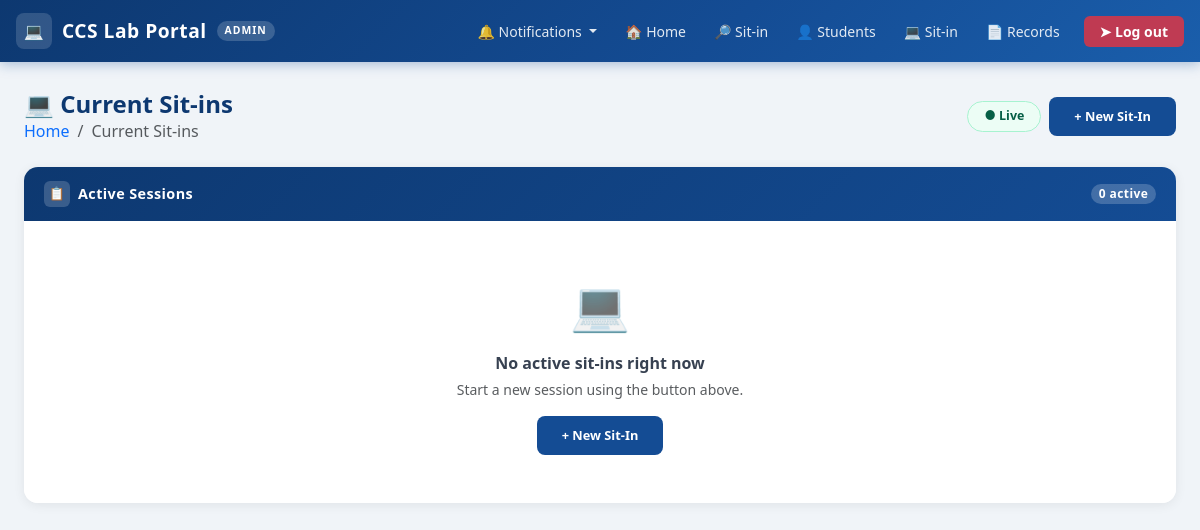
/admin/current_sitin (signed in), run on an earlier commit of the app's database.
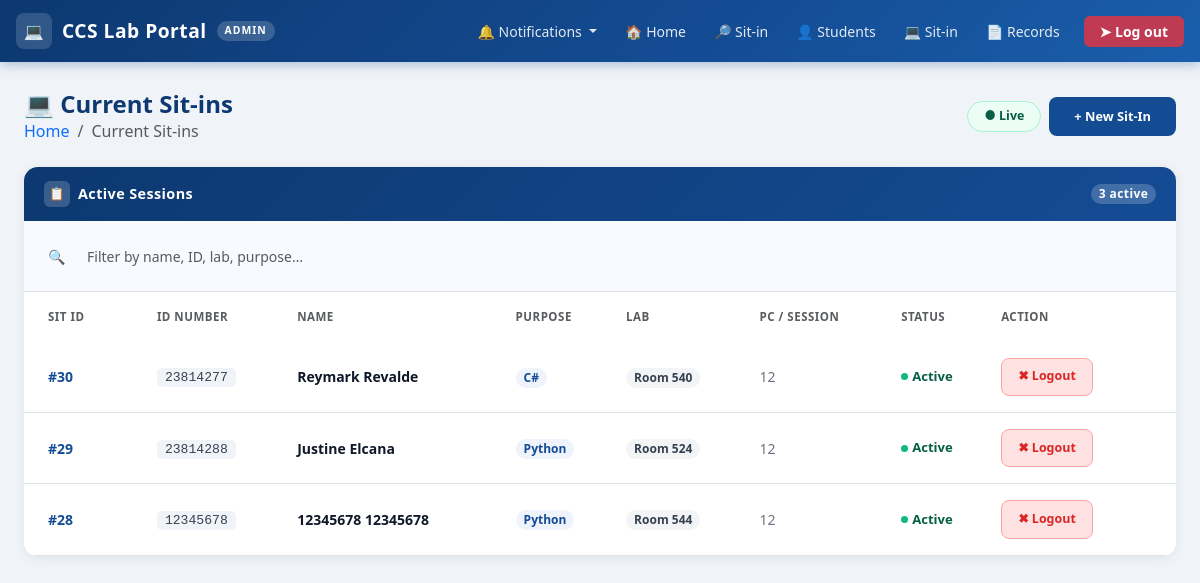
And on a later commit of the database.
### tables this page shows
CREATE TABLE sessions_history(
            session_id INTEGER PRIMARY KEY AUTOINCREMENT,
            student_id INTEGER NOT NULL,
            login_time TEXT,
            logout_time TEXT,
            session_date TEXT NOT NULL,
            purpose TEXT,
            pc_number TEXT,
            lab_room TEXT,       
            FOREIGN KEY(student_id) REFERENCES students(id)
        );

CREATE TABLE students(
            id INTEGER PRIMARY KEY AUTOINCREMENT,
            id_number TEXT UNIQUE NOT NULL,
            first_name TEXT NOT NULL CHECK(length(first_name) <= 30),
            middle_name TEXT CHECK(length(middle_name) <= 30),
            last_name TEXT NOT NULL CHECK(length(last_name) <= 30),
            course_level INTEGER NOT NULL CHECK(course_level BETWEEN 1 AND 4),
            course TEXT NOT NULL,
            password TEXT NOT NULL,
            email TEXT UNIQUE NOT NULL,
            address TEXT NOT NULL,
            sessions_remaining INTEGER NOT NULL DEFAULT 30 CHECK(sessions_remaining BETWEEN 0 AND 30),
            total_session_used INTEGER NOT NULL DEFAULT 0 CHECK(total_session_used >= 0),
            profile_photo TEXT DEFAULT NULL
            );

### app.py (the view)
@app.route("/admin/current_sitin")
def admin_current_sitin():
    if "user" not in session or session.get("role") != "admin":
        flash("Please log in first!", "warning")
        return redirect(url_for("login"))
    try:
        current = view_current_sitin()  # Fetch all active sit-ins
        return render_template(
            "admin/admin_current_sitin.html",
            current=current
        )
    except Exception as e:
        flash(f"Error fetching current sit-ins: {str(e)}", "danger")
        return render_template("admin/admin_current_sitin.html", current=[])

### database.py (called while the page is built)
def get_db():
    if "db" not in g:
        g.db = sqlite3.connect(
            DATABASE,
            detect_types=sqlite3.PARSE_DECLTYPES,
            timeout=30
        )
        g.db.row_factory = sqlite3.Row
        g.db.execute("PRAGMA journal_mode = WAL")
        g.db.execute("PRAGMA foreign_keys = ON")
    return g.db

### db_helper.py (called while the page is built)
def execute(query, params=(), fetchone=False, fetchall=False, commit=False):
    db = get_db()
    if fetchone and fetchall:
        raise ValueError("Cannot Use Fetchone and Fetchall at the same time!")
    cursor = db.execute(query,params)
    try:
        result = None
        if fetchone:
            row = cursor.fetchone()
            result = dict(row) if row else None
        elif fetchall:
            rows = cursor.fetchall()
            result = [dict(r) for r in rows]
        if commit:
            db.commit()
            return cursor.rowcount
        return result
    except Exception:
        db.rollback()
        raise
    finally:
        cursor.close()

### models/admin_models.py (called while the page is built)
def view_current_sitin():
    query = """
    SELECT
        sh.session_id AS sit_id,
        s.id_number,
        s.first_name || ' ' || s.last_name AS name,
        sh.purpose,
        sh.lab_room AS sit_lab,
        sh.pc_number AS session,
        CASE
            WHEN sh.logout_time IS NULL THEN 'Active'
            ELSE 'Ended'
        END AS status,
        sh.login_time
    FROM sessions_history sh
    JOIN students s ON sh.student_id = s.id
    WHERE sh.logout_time IS NULL
    ORDER BY sh.login_time DESC
    """
    sitins = execute(query, fetchall=True)
    return sitins

### templates/admin/admin_current_sitin.html (shortened to what this page needs)
{% extends "admin/admin_base.html" %}
{% block content %}
<div class="page-header d-flex align-items-center justify-content-between flex-wrap gap-2">
  <div>
    <h4>&#128187; Current Sit-ins</h4>
    <nav aria-label="breadcrumb">
      <ol class="breadcrumb mb-0">
        <li class="breadcrumb-item"><a href="/admin/dashboard" class="text-decoration-none">Home</a></li>
        <li class="breadcrumb-item active" aria-current="page">Current Sit-ins</li>
      </ol>
    </nav>
  </div>
  <div class="d-flex align-items-center gap-2">
    <span class="badge rounded-pill px-3 py-2"
          style="background:#ecfdf5; color:#065f46; font-size:0.78rem; font-weight:700; border:1px solid #a7f3d0;">
      &#9679; Live
    </span>
    <button class="btn btn-sm rounded-3 fw-semibold px-4"
            style="background:#144c94; color:#fff; font-size:0.8rem;"
            data-bs-toggle="modal" data-bs-target="#searchModal">
      &#43; New Sit-In
    </button>
  </div>
</div>
<div class="dash-card card">
  <div class="card-header-custom d-flex align-items-center justify-content-between">
    <div class="d-flex align-items-center gap-2">
      <div class="header-icon">&#128203;</div>
      Active Sessions
    </div>
    <span class="badge rounded-pill"
          style="background:rgba(255,255,255,0.2); font-size:0.75rem; font-weight:600;">
      {% if current %}{{ current|length }} active{% else %}0 active{% endif %}
    </span>
  </div>
  <div class="card-body p-0">
    {% if current %}
    <div class="px-4 py-3 border-bottom d-flex align-items-center gap-2" style="background:#f8faff;">
      <span style="color:#6b7280; font-size:0.875rem;">&#128269;</span>
      <input type="text" id="tableSearch" class="form-control form-control-sm border-0 shadow-none"
             placeholder="Filter by name, ID, lab, purpose…"
             style="background:transparent; font-size:0.875rem; max-width:320px;"
             oninput="filterTable()">
    </div>
    <div class="table-responsive">
      <table class="table mb-0" id="sitinTable" style="font-size:0.875rem;">
        <thead style="background:#f0f4f8;">
          <tr>
            <th class="px-4 py-3 text-muted fw-semibold border-0"
                style="font-size:0.72rem; text-transform:uppercase; letter-spacing:0.5px; white-space:nowrap;">
              Sit ID
            </th>
            <th class="py-3 text-muted fw-semibold border-0"
                style="font-size:0.72rem; text-transform:uppercase; letter-spacing:0.5px; white-space:nowrap;">
              ID Number
            </th>
            <th class="py-3 text-muted fw-semibold border-0"
                style="font-size:0.72rem; text-transform:uppercase; letter-spacing:0.5px;">
              Name
            </th>
            <th class="py-3 text-muted fw-semibold border-0"
                style="font-size:0.72rem; text-transform:uppercase; letter-spacing:0.5px;">
              Purpose
            </th>
            <th class="py-3 text-muted fw-semibold border-0"
                style="font-size:0.72rem; text-transform:uppercase; letter-spacing:0.5px;">
              Lab
            </th>
            <th class="py-3 text-muted fw-semibold border-0"
                style="font-size:0.72rem; text-transform:uppercase; letter-spacing:0.5px;">
              PC / Session
            </th>
            <th class="py-3 text-muted fw-semibold border-0"
                style="font-size:0.72rem; text-transform:uppercase; letter-spacing:0.5px;">
              Status
            </th>
            <th class="py-3 pe-4 text-muted fw-semibold border-0"
                style="font-size:0.72rem; text-transform:uppercase; letter-spacing:0.5px;">
              Action
            </th>
          </tr>
        </thead>
        <tbody id="sitinTableBody">
          {% for sitin in current %}
          <tr class="sitin-row border-bottom" style="transition:background 0.15s;">
            <td class="px-4 py-3 align-middle">
              <span class="fw-semibold" style="color:#144c94;">#{{ sitin.sit_id }}</span>
            </td>
            <td class="py-3 align-middle">
              <code style="background:#f0f4f8; padding:2px 8px; border-radius:5px;
                           font-size:0.82rem; color:#374151;">
                {{ sitin.id_number }}
              </code>
            </td>
            <td class="py-3 align-middle fw-semibold" style="color:#111827;">
              {{ sitin.name }}
            </td>
            <td class="py-3 align-middle">
              <span class="badge rounded-pill px-2 py-1"
                    style="background:#eef3fc; color:#144c94; font-size:0.75rem; font-weight:600;">
                {{ sitin.purpose }}
              </span>
            </td>
            <td class="py-3 align-middle">
              <span class="badge rounded-pill px-2 py-1"
                    style="background:#f3f4f6; color:#374151; font-size:0.75rem; font-weight:600;">
                Room {{ sitin.sit_lab }}
              </span>
            </td>
            <td class="py-3 align-middle" style="color:#6b7280;">
              {{ sitin.session }}
            </td>
            <td class="py-3 align-middle">
              {% if sitin.status == 'Active' %}
                <span class="d-flex align-items-center gap-1" style="color:#065f46; font-size:0.82rem; font-weight:600;">
                  <span style="width:7px;height:7px;background:#10b981;border-radius:50%;display:inline-block;"></span>
                  Active
                </span>
              {% else %}
                <span class="d-flex align-items-center gap-1" style="color:#6b7280; font-size:0.82rem; font-weight:600;">
                  <span style="width:7px;height:7px;background:#d1d5db;border-radius:50%;display:inline-block;"></span>
                  {{ sitin.status }}
                </span>
              {% endif %}
            </td>
            <td class="py-3 pe-4 align-middle">
              <form action="{{ url_for('admin_end_sitin', session_id=sitin.sit_id) }}" method="post">
                <button type="submit"
                        class="btn btn-sm rounded-3 fw-semibold px-3"
                        style="font-size:0.78rem;
                               {% if sitin.status == 'Active' %}
                               background:#fee2e2; color:#dc2626; border:1px solid #fca5a5;
                               {% else %}
                               background:#f3f4f6; color:#9ca3af; border:1px solid #e5e7eb; cursor:not-allowed;
                               {% endif %}"
                        {% if sitin.status != 'Active' %}disabled{% endif %}>
                  &#10006; Logout
                </button>
              </form>
            </td>
          </tr>
          {% endfor %}
        </tbody>
      </table>
    </div>
    {% else %}
    <div class="text-center py-5 text-muted">
      <div style="font-size:3rem; margin-bottom:10px;">&#128187;</div>
      <p class="fw-semibold mb-1" style="color:#374151;">No active sit-ins right now</p>
      <p class="small mb-3">Start a new session using the button above.</p>
      <button class="btn btn-sm rounded-3 fw-semibold px-4"
              style="background:#144c94; color:#fff; font-size:0.8rem;"
              data-bs-toggle="modal" data-bs-target="#searchModal">
        &#43; New Sit-In
      </button>
    </div>
    {% endif %}
  </div>
</div>
{% endblock %}

### templates/admin/admin_base.html (shortened to what this page needs)
<!DOCTYPE html>
<html lang="en">
<head>
    <link rel="stylesheet" href="{{ url_for('static', filename='css/bootstrap.min.css') }}">
    <link rel="stylesheet" href="{{ url_for('static', filename='css/style.css') }}">
</head>
<body>
<nav class="navbar navbar-expand-lg top-navbar">
  <div class="container-fluid px-3">
    <a class="navbar-brand" href="/admin/dashboard">
      <div class="brand-icon">&#128187;</div>
      CCS Lab Portal
      <span class="admin-badge">Admin</span>
    </a>
    <div class="collapse navbar-collapse" id="adminNavbar">
      <ul class="navbar-nav ms-auto align-items-lg-center gap-1">
        <li class="nav-item dropdown">
          <a class="nav-link dropdown-toggle" href="#" id="notifDropdown"
             role="button" data-bs-toggle="dropdown" aria-expanded="false">
            &#128276; Notifications
          </a>
        </li>
        <li class="nav-item">
          <a class="nav-link" href="/admin/dashboard">&#127968; Home</a>
        </li>
        <li class="nav-item">
          <a class="nav-link" href="#" data-bs-toggle="modal" data-bs-target="#searchModal">
            &#128270; Sit-in
          </a>
        </li>
        <li class="nav-item">
          <a class="nav-link" href="/admin/students">&#128100; Students</a>
        </li>
        <li class="nav-item">
          <a class="nav-link" href="/admin/current_sitin">&#128187; Sit-in</a>
        </li>
        <li class="nav-item">
          <a class="nav-link" href="/admin/sitin/records">&#128196; Records</a>
        </li>
        <li class="nav-item ms-lg-2">
          <a class="btn-logout" href="/logout">&#10148; Log out</a>
        </li>
      </ul>
    </div>
  </div>
</nav>
<div class="page-wrapper">
    {% block content %}{% endblock %}
</div>
</body>
</html>

### static/css/style.css (style rules this page uses)
.navbar-brand, .nav-link { color: white !important; }
body { background-color: #f0f4ff; font-family: 'Inter', sans-serif; min-height: 100vh; }
.form-control, .form-select { border-radius: 8px; border-color: #d1d5db; font-size: 0.9rem; padding: 0.55rem 0.85rem; transition: border-color 0.2s, box-shadow 0.2s; }
.btn { border-radius: 8px; font-weight: 600; padding: 0.55rem 1.4rem; font-size: 0.9rem; }

### templates/admin/admin_base.html (style rules this page uses)
:root { --uc-blue: #144c94; --uc-blue-dark: #0d3870; --uc-blue-light: #1a5eab; }
body { background-color: #f0f4f8; font-family: 'Segoe UI', system-ui, -apple-system, sans-serif; min-height: 100vh; }
.top-navbar { background: linear-gradient(135deg, var(--uc-blue-dark) 0%, var(--uc-blue) 60%, var(--uc-blue-light) 100%); box-shadow: 0 2px 12px rgba(20, 76, 148, 0.35); position: sticky; top: 0; z-index: 1030; min-height: 60px; }
.top-navbar .navbar-brand { font-weight: 700; font-size: 1.2rem; color: #fff !important; letter-spacing: 0.5px; display: flex; align-items: center; gap: 10px; }
.top-navbar .navbar-brand .brand-icon { width: 36px; height: 36px; background: rgba(255,255,255,0.15); border-radius: 8px; display: flex; align-items: center; justify-content: center; font-size: 1rem; }
.admin-badge { background: rgba(255,255,255,0.18); color: #fff; font-size: 0.65rem; font-weight: 700; letter-spacing: 1px; text-transform: uppercase; padding: 2px 8px; border-radius: 20px; vertical-align: middle; }
.top-navbar .nav-link { color: rgba(255,255,255,0.88) !important; font-size: 0.875rem; font-weight: 500; padding: 0.45rem 0.75rem !important; border-radius: 6px; transition: background 0.18s, color 0.18s; }
.top-navbar .btn-logout { background: rgba(220, 53, 69, 0.85); border: none; color: #fff; font-size: 0.875rem; font-weight: 600; padding: 0.4rem 1rem; border-radius: 6px; transition: background 0.18s; text-decoration: none; }
.page-wrapper { padding: 1.75rem 1.5rem; max-width: 1400px; margin: 0 auto; }
.page-header { margin-bottom: 1.5rem; }
.page-header h4 { color: var(--uc-blue-dark); font-weight: 700; margin: 0; }
.dash-card { border: none; border-radius: 14px; box-shadow: 0 2px 12px rgba(0,0,0,0.07); overflow: hidden; height: 100%; }
.dash-card .card-header-custom { background: linear-gradient(135deg, var(--uc-blue-dark), var(--uc-blue)); color: #fff; padding: 14px 20px; font-weight: 700; font-size: 0.9rem; letter-spacing: 0.4px; display: flex; align-items: center; gap: 8px; }
.dash-card .card-header-custom .header-icon { width: 26px; height: 26px; background: rgba(255,255,255,0.18); border-radius: 6px; display: flex; align-items: center; justify-content: center; font-size: 0.8rem; }
.dash-card .card-body { padding: 1.25rem 1.5rem; background: #fff; }

What changed in the data, as far as the page shows it:
added sessions_history: sit_id "30", id_number "23814277", name "Reymark Revalde", purpose "C#", sit_lab "540", session "12"
added sessions_history: sit_id "29", id_number "23814288", name "Justine Elcana", purpose "Python", sit_lab "524", session "12"
added sessions_history: sit_id "28", id_number "12345678", name "12345678 12345678", purpose "Python", sit_lab "544", session "12"
Also different on the page:
{{ current|length }}: (not shown) → "3"
text no longer shown: "0 active 💻 No active sit-ins right now Start a new session using the button above. + New Sit-In"
text now shown: "active 🔍 SIT ID ID NUMBER NAME PURPOSE LAB PC / SESSION STATUS ACTION"
